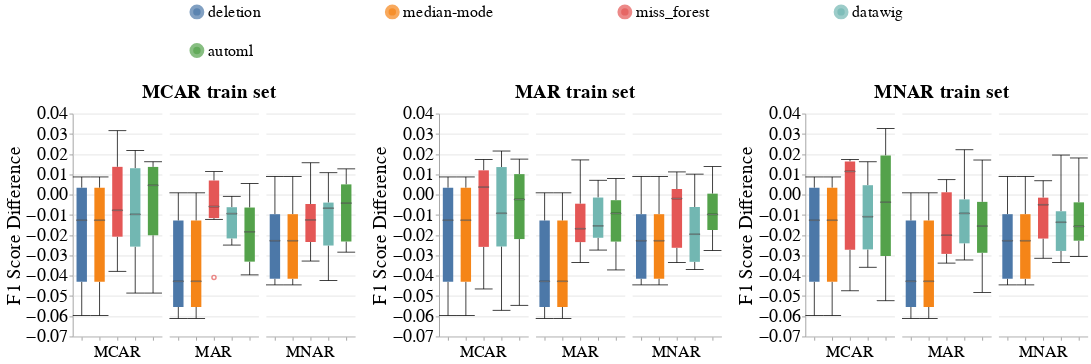

Write notebook code for a chart like this one.
### Code cell
# Categorical
create_box_plots_for_diff_imputers(dataset_name=DATASET_NAME,
                                   column_name='cholesterol',
                                   metric_name='f1_score',
                                   group=SENSITIVE_ATTR_FOR_DISPARITY_METRICS,
                                   db_client=db_client,
                                   without_dummy=True)
